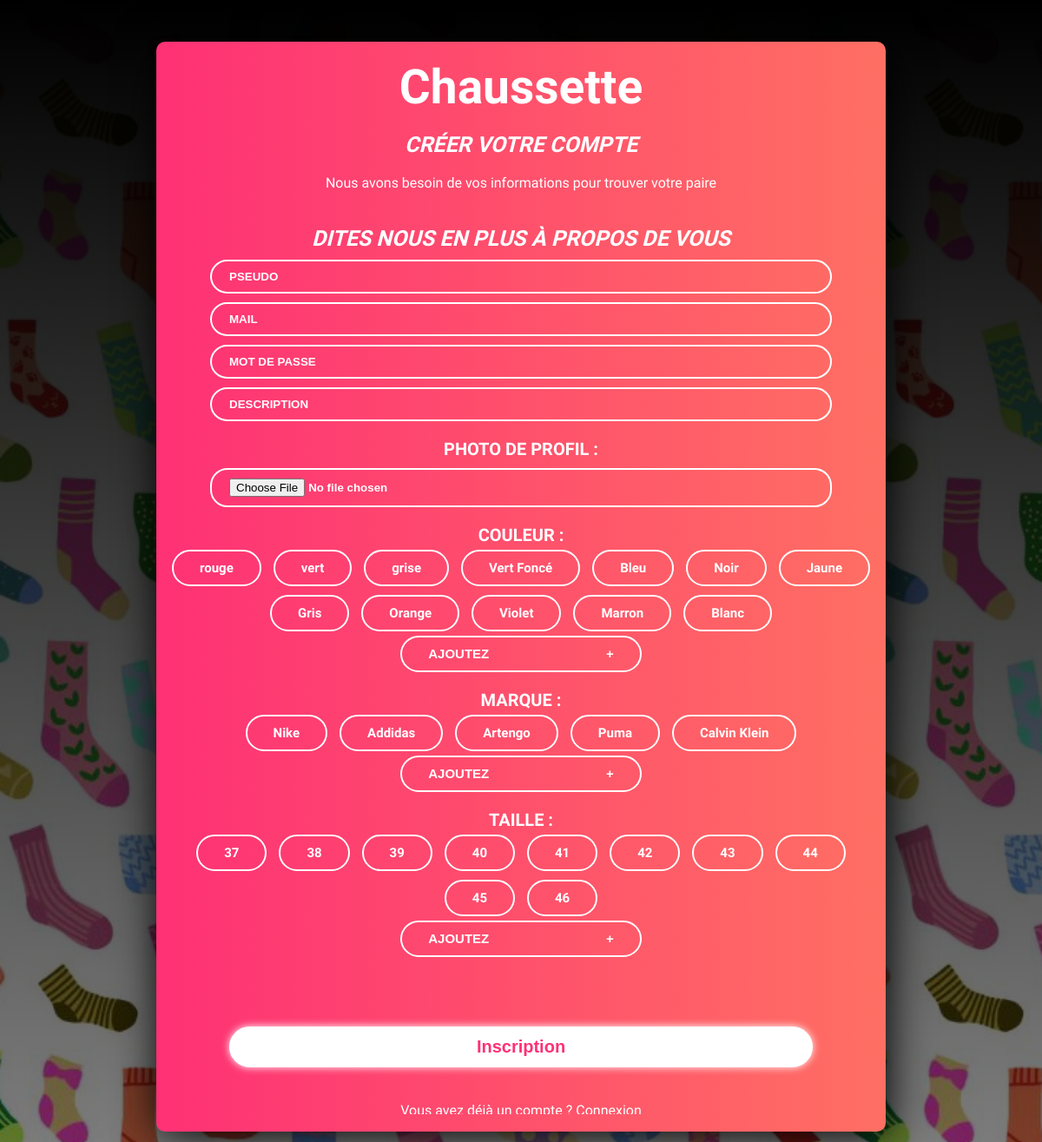
/register.php, run on the app's committed database.
### tables this page shows
CREATE TABLE `couleur` (
  `id` int(11) NOT NULL,
  `couleur` varchar(50) NOT NULL
);

CREATE TABLE `marque` (
  `id` int(11) NOT NULL,
  `marque` varchar(50) NOT NULL
);

CREATE TABLE `taille` (
  `id` int(11) NOT NULL,
  `taille` varchar(50) NOT NULL
);

### register.php (the view, shortened to what this page needs)
<?php
require('config/setting.php');
?>
<!DOCTYPE html>
<html lang="fr">
<head>
  <link rel="stylesheet" href="assets/css/register.css" />
  <link rel="stylesheet" href="assets/css/style.css" />
</head>
<body>
  <div class="screen">
    <div class="form-container">
      <div class="form-content">
        <h2><a href="./index.php">Chaussette</a></h2>
        <h3>Créer votre compte</h3>
        <p>
          Nous avons besoin de vos informations pour trouver votre paire
        </p>
        <form action="inscription.php" method="POST"  enctype="multipart/form-data">
          <h3>Dites nous en plus à propos de vous</h3>
          <div class="main-informations">
            <label for="name">
              <input type="text" id="name" placeholder="Pseudo" name="name" required />
            </label>
            <label for="email">
              <input type="email" id="email" placeholder="Mail" name="email" required />
            </label>
            <label for="password">
              <input type="password" id="password" placeholder="Mot de passe" name="password" required />
            </label>
            <label for="description">
              <input type="text" id="description" placeholder="Description" name="description" required />
            </label> <br>
             <label for="visuel">  <h4>Photo de profil :</h4></label>
            <input  type="file" class="form-control" id="visuel" name="visuel" required />
          </div>
          <h4>Couleur :</h4>
          <div class="hobbies radio" id="couleurContainer">
            <?php
            $data = $conn->prepare('SELECT * FROM couleur');
            $data->execute();
            $couleurs = $data->fetchAll(PDO::FETCH_ASSOC);
            foreach ($couleurs as $couleur):
              ?>
              <div>
                <label for="<?= $couleur['couleur']; ?>">
                  <span>
                    <?= $couleur['couleur']; ?>
                  </span>
                </label>
              </div>
            <?php endforeach; ?>
          </div>
          <div>
            <div class="newColor">
              <label for="newColor">
                <input type="text" id="newColor" class="newC" placeholder="Ajoutez" name="newColor" />
              </label>
              <button type="button" class="newColorb" onclick="ajouterCouleur()">+</button>
            </div>
          </div>
          <h4>Marque :</h4>
          <div class="hobbies radio" id="marqueContainer">
            <?php
            $data = $conn->prepare('SELECT * FROM marque');
            $data->execute();
            $marques = $data->fetchAll(PDO::FETCH_ASSOC);
            foreach ($marques as $marque):
              ?>
              <div>
                <label for="<?= $marque['marque']; ?>">
                  <span>
                    <?= $marque['marque']; ?>
                  </span>
                </label>
              </div>
            <?php endforeach; ?>
          </div>
          <div class="newColor">
            <label for="newMarque">
              <input type="text" id="newMarque" class="newC" placeholder="Ajoutez" name="newMarque" />
            </label>
            <button type="button" class="newColorb" onclick="ajouterMarque()">+</button>
          </div>
          <h4>Taille :</h4>
          <div class="hobbies radio" id="tailleContainer">
            <?php
            $data = $conn->prepare('SELECT * FROM taille');
            $data->execute();
            $tailles = $data->fetchAll(PDO::FETCH_ASSOC);
            foreach ($tailles as $taille):
              ?>
              <div>
                <label for="<?= $taille['taille']; ?>">
                  <span>
                    <?= $taille['taille']; ?>
                  </span>
                </label>
              </div>
            <?php endforeach; ?>
          </div>
          <div class="newColor">
            <label for="newTaille">
              <input type="text" id="newTaille" class="newC" placeholder="Ajoutez" name="newTaille" />
            </label>
            <button type="button" class="newColorb" onclick="ajouterTaille()">+</button>
          </div>
          <input class="btn-login" type="submit" value="Inscription" />
        </form>
        <p>
          Vous avez déjà un compte ?
          <a href="login.php">Connexion</a>
        </p>
      </div>
    </div>
  </div>
</body>
</html>

### assets/css/register.css (style rules this page uses)
body { background: linear-gradient(rgb(0, 0, 0), rgba(0, 0, 0, 0.5)), url("../img/background.jpg"); background-repeat: no-repeat; background-size: cover; font-family: "Readex Pro", sans-serif; height: 100vh; }
* { list-style: none; margin: 0; padding: 0; text-decoration: none; }
a { -webkit-tap-highlight-color: transparent; }
.screen { width: 100vw; height: 100vh; display: flex; align-items: center; justify-content: center; }
.form-container { background: linear-gradient(90deg, #fe3175, #ff6f63); border-radius: 10px; box-shadow: 3px 4px 50px; display: flex; flex-direction: column; align-items: center; justify-content: center; height: 90%; width: 70%; padding: 20px 0; }
.form-content { display: flex; flex-direction: column; align-items: center; text-align: center; overflow-y: scroll; }
.form-content h2 { color: white; font-size: 55px; }
.form-content h2 a { color: white; }
.form-content h3 { color: #ffffff; font-size: 25px; font-style: italic; margin-top: 20px; text-transform: uppercase; }
.form-content h4 { color: white; font-size: 20px; text-transform: uppercase; margin-top: 20px; }
.form-content p { text-align: center; color: #ffffff; margin-top: 20px; }
.form-content p a { text-decoration: underline; color: white; }
form { margin-top: 20px; width: 100%; }
.main-informations input { color: white; font-weight: bold; width: 80%; border-radius: 20px; padding: 10px 20px; margin: 10px 0 0; border: 2px solid white; background: transparent; transition: 0.3s; outline: none; }
::placeholder { color: white; text-transform: uppercase; font-weight: bold; }
.hobbies div { display: inline-block; margin: 5px; }
.newColor { position: relative; display: inline-block; background: transparent; border: 2px white solid; border-radius: 50px; padding: 10px 30px; color: #ffffff; font-size: 15px; transition: 0.5s all; font-weight: bold; -webkit-tap-highlight-color: transparent; }
.newC { font-weight: bold; -webkit-tap-highlight-color: transparent; color: #ffffff; font-size: 15px; background: transparent; border: 0px white solid; }
.newColorb { font-weight: bold; -webkit-tap-highlight-color: transparent; color: #ffffff; font-size: 15px; background: transparent; border: 0px white solid; }
.radio div label span { position: relative; display: inline-block; background: transparent; border: 2px white solid; border-radius: 50px; padding: 10px 30px; color: #ffffff; font-size: 15px; transition: 0.5s all; font-weight: bold; -webkit-tap-highlight-color: transparent; }
.form-container .form-content .btn-login { background: white; color: #fe3175; font-size: 20px; font-weight: bold; box-shadow: 0px 0px 10px white; border-radius: 30px; border: 2px solid white; margin: 80px 0px 20px 0; transition: 0.5s; padding: 10px 20px; width: 80%; }

### assets/css/style.css (style rules this page uses)
body { background: linear-gradient(rgb(0, 0, 0), rgba(0, 0, 0, 0.5)), url("../img/background.jpg"); background-repeat: no-repeat; background-size: cover; font-family: "Readex Pro", sans-serif; height: 100vh; }
* { list-style: none; margin: 0; padding: 0; text-decoration: none; }
a { -webkit-tap-highlight-color: transparent; }
.screen { width: 100vw; height: 100vh; display: flex; align-items: center; justify-content: center; }

### data on the page
couleur: couleur "rouge"
couleur: couleur "vert"
couleur: couleur "grise"
couleur: couleur "Vert Foncé"
couleur: couleur "Bleu"
couleur: couleur "Noir"
couleur: couleur "Jaune"
couleur: couleur "Gris"
couleur: couleur "Orange"
couleur: couleur "Violet"
couleur: couleur "Marron"
couleur: couleur "Blanc"
marque: marque "Nike"
marque: marque "Addidas"
marque: marque "Artengo"
marque: marque "Puma"
marque: marque "Calvin Klein"
taille: taille "37"
taille: taille "38"
taille: taille "39"
taille: taille "40"
taille: taille "41"
taille: taille "42"
taille: taille "43"
taille: taille "44"
taille: taille "45"
taille: taille "46"
